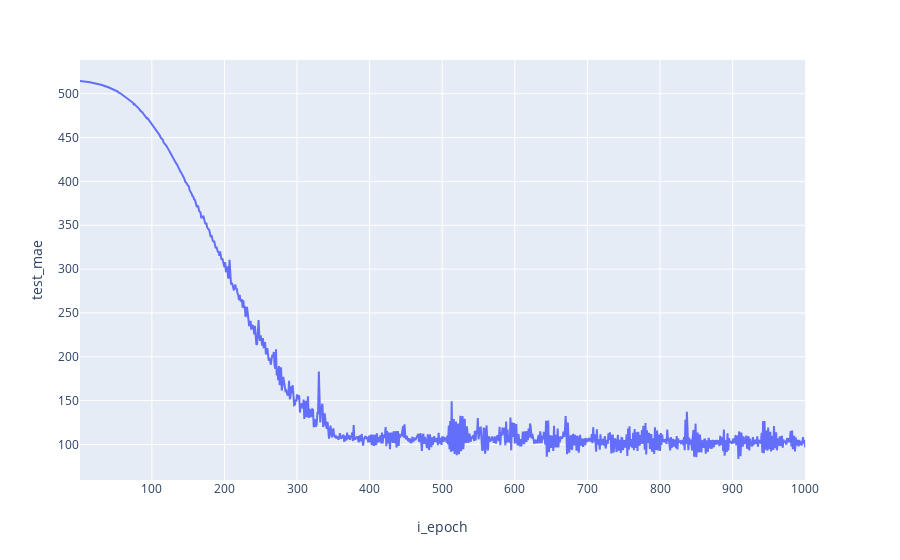

The code cell stored with this chart in its notebook:
### Code cell
fig = px.line(trainer.losses, x='i_epoch', y='test_mae')
fig.show()

### Figure 1 — Plotly figure (JSON) as saved in the notebook; plotly's stock layout.template omitted (floating-point values rounded to 4 significant figures; data arrays with more than 128 entries replaced by an {"elided": "..."} marker saying what was removed)
{"data": [{"hoverlabel": {"namelength": 0}, "hovertemplate": "i_epoch=%{x}<br>test_mae=%{y}", "legendgroup": "", "line": {"color": "#636efa", "dash": "solid"}, "mode": "lines", "name": "", "showlegend": false, "type": "scatter", "x": {"elided": "1000 int values"}, "xaxis": "x", "y": {"elided": "1000 float values"}, "yaxis": "y"}], "layout": {"autosize": true, "legend": {"tracegroupgap": 0}, "margin": {"t": 60}, "xaxis": {"anchor": "y", "autorange": true, "domain": [0, 0.98], "range": [1, 1000], "title": {"text": "i_epoch"}, "type": "linear"}, "yaxis": {"anchor": "x", "autorange": true, "domain": [0, 1], "range": [59.46, 538.5], "title": {"text": "test_mae"}, "type": "linear"}}}
